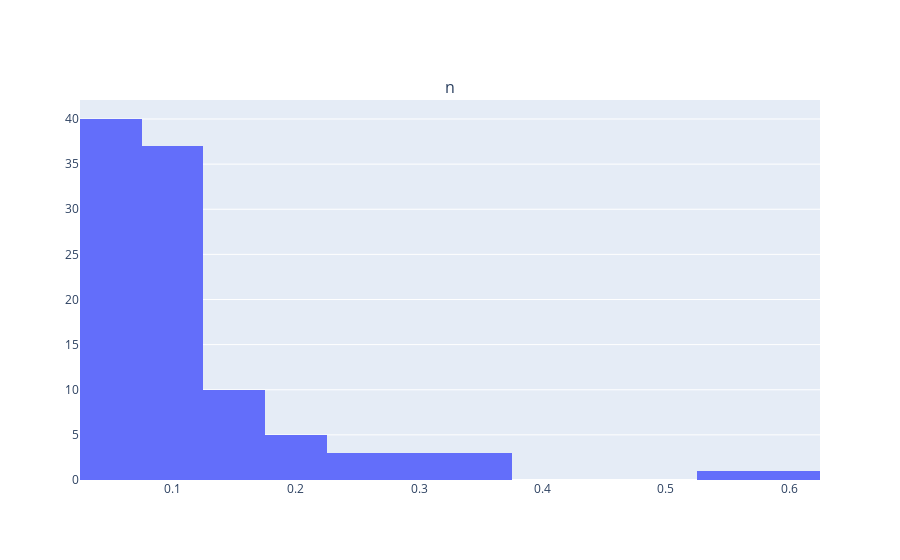

Notebook cell for this chart:
### Code cell
index = (agg_df['region'] == 'Lobe') & (abs(agg_df['ygsm']) <15) & (agg_df['xgsm'] <-7) & (agg_df['xgsm'] >-17) & ( agg_df['n_weighted'] > 0.05 )

print(sum(index))


fig = make_subplots(rows=1, cols=1, subplot_titles='n')

fig.add_trace(go.Histogram(x=agg_df.loc[index,'n_weighted']) ,row=1, col=1)

fig.update_layout(showlegend=False)
